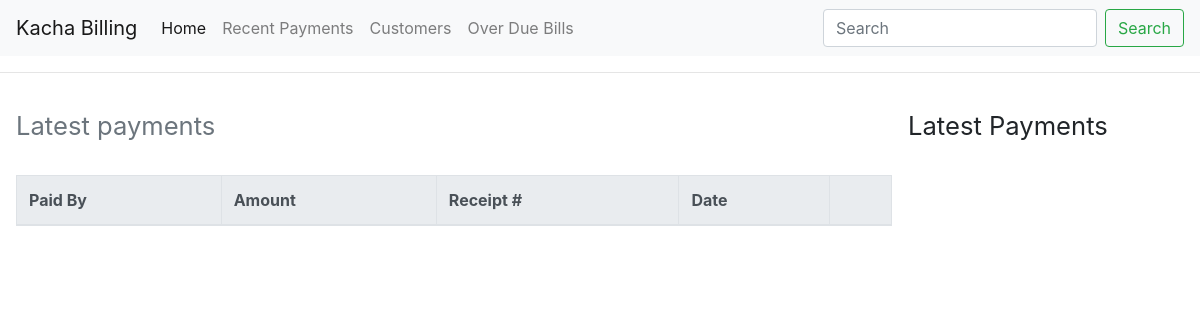
Before: /latest_payments/ with the older database file.
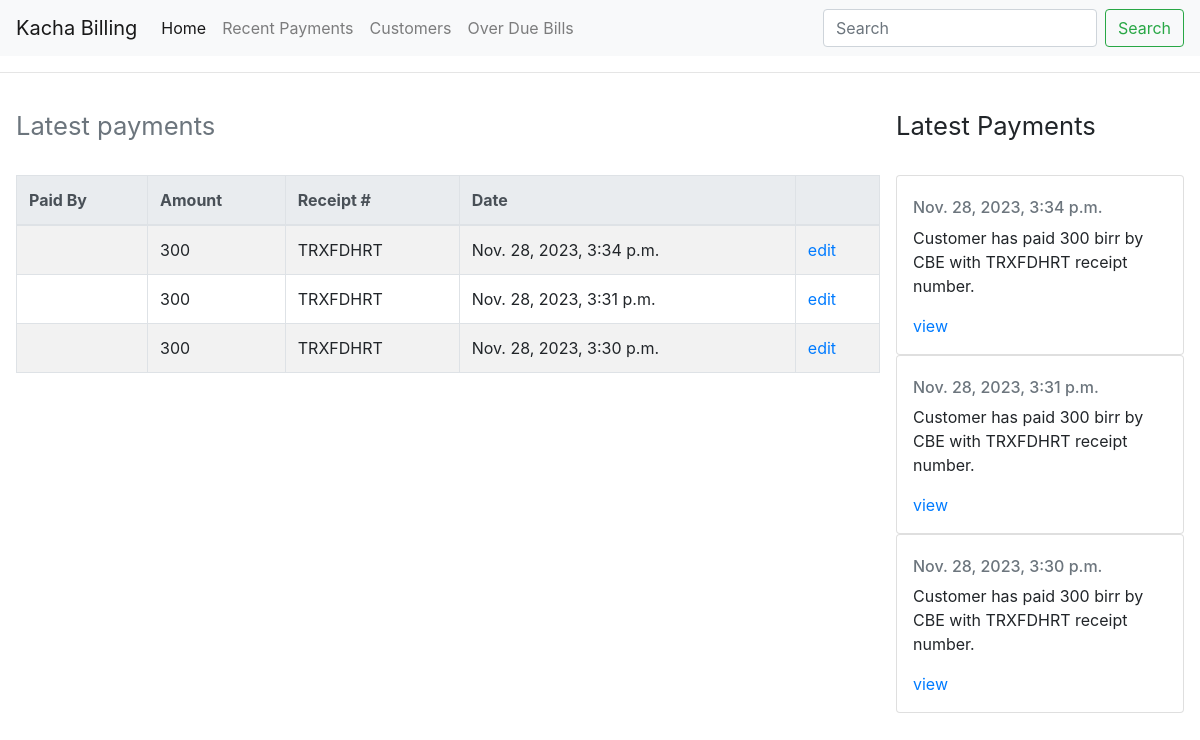
After: the same page with the newer database file.
### base/models.py (models this page shows, shortened)
class Payment(models.Model):
    id = models.UUIDField(primary_key=True, default=uuid.uuid4, editable=False)
    transactionId = models.CharField(max_length=20)
    bill = models.ForeignKey(Bill, on_delete=models.SET_NULL, null=True)
    paymentChannel = models.CharField(max_length=50)
    remark = models.TextField(max_length=250)
    created = models.DateTimeField(auto_now_add=True)
    updated = models.DateTimeField(auto_now=True)
    class Meta:
        ordering = ['-updated','-created']

class Bill(models.Model):
    class Status(models.TextChoices):
        PENDING = 'PENDING', _('Pending')
        PAID = 'PAID', _('Paid')
        OVERDUE = 'OVERDUE', _('Overdue')
    customer = models.ForeignKey(Account, on_delete=models.CASCADE)
    dueDate = models.DateField(max_length=200,
                               validators=[no_past_due_date])
    amount = models.IntegerField(default=0, validators=[MinValueValidator(0)])
    status = models.CharField(max_length=10,
       choices=Status.choices,
       default=Status.PENDING
    )
    created = models.DateTimeField(auto_now_add=True)
    updated = models.DateTimeField(auto_now=True)
    class Meta:
        ordering = ['dueDate','-updated','-created']

### base/views.py (the view)
# urls.py: path('latest_payments/', views.latestPayments ,name="latest_payments")
def latestPayments(request):
        payments = Payment.objects.all()
        context = {'payments':payments}
        return render(request,'base/latest_payments.html',context)

### base/templates/base/latest_payments.html (shortened to what this page needs)
{% extends 'main.html' %}
{% block content %}
<div class="home-container">
<div>
  <h2>
    <small class="text-muted">Latest payments</small>
  </h2>
  <br>
<table class="table table-striped table-bordered table-hover">
    <thead class="thead-light">
      <tr>
        <th scope="col">Paid By</th>
        <th scope="col">Amount</th>
        <th scope="col">Receipt #</th>
        <th scope="col">Date</th>
        <th scope="col"></th>
      </tr>
    </thead>
    <tbody>
        {% for payment in payments %}
        <tr>
            <td><a href="{% url 'bill' payment.bill.id %}">{{payment.bill.customer.username}}</a></td>
            <td>{{payment.bill.amount}}</td>
            <td>{{payment.transactionId}}</td>
            <td>{{payment.updated}}</td>
            <td><a href="#">edit</a></td>
        </tr>
        {% endfor %}
    </tbody>
  </table>
</div>
<div>
  <h2>
    <small class="text-muted-right">Latest Payments</small></h2>
    <br>
    {% for payment in payments %}
    <div class="card" style="width: 18rem;">
      <div class="card-body">
        <h6 class="card-subtitle mb-2 text-muted">{{payment.created}}</h6>
        <p class="card-text">Customer has paid {{payment.bill.amount}} birr by {{payment.paymentChannel}} with {{payment.transactionId}} receipt number.</p>
        <a href="#" class="card-link">view</a>
      </div>
    </div>
    {% endfor %}
</div>
</div>
{% endblock %}

Changed rows visible on the page:
added Payment: bill.amount "300", transactionId "TRXFDHRT", updated "Nov. 28, 2023, 3:34 p.m.", created "Nov. 28, 2023, 3:34 p.m.", paymentChannel "CBE"
added Payment: bill.amount "300", transactionId "TRXFDHRT", updated "Nov. 28, 2023, 3:31 p.m.", created "Nov. 28, 2023, 3:31 p.m.", paymentChannel "CBE"
added Payment: bill.amount "300", transactionId "TRXFDHRT", updated "Nov. 28, 2023, 3:30 p.m.", created "Nov. 28, 2023, 3:30 p.m.", paymentChannel "CBE"
